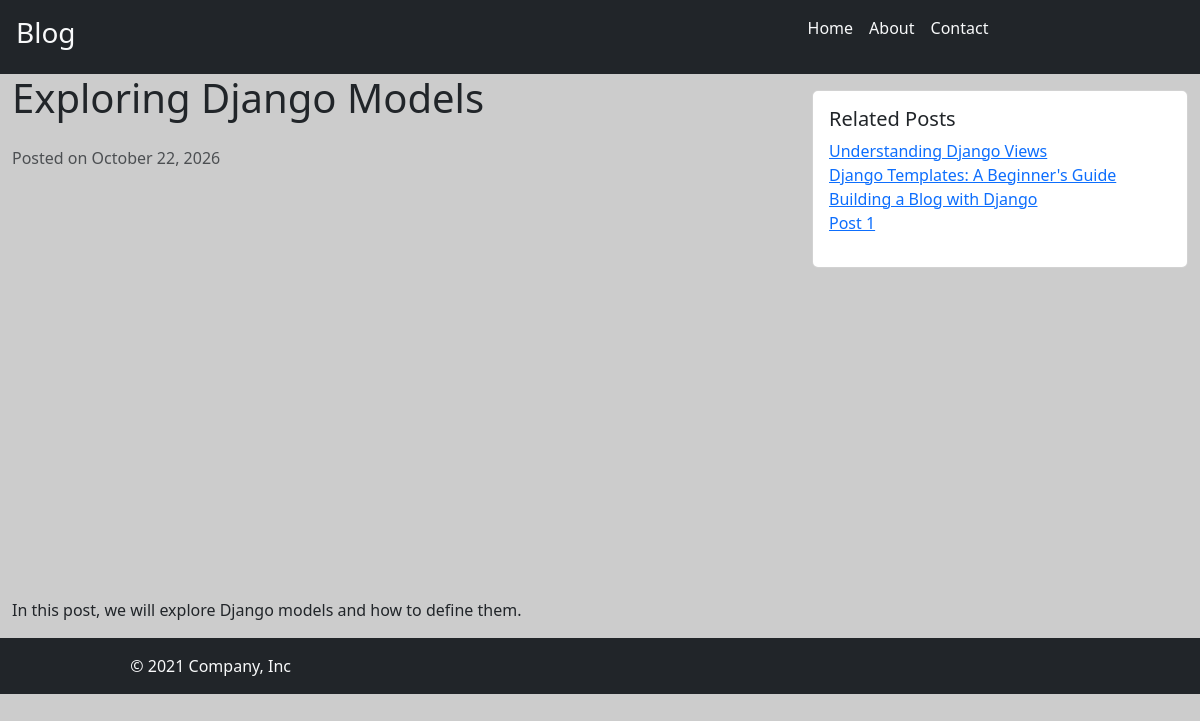
The app's page /blog/post/exploring-django-models/ with its own data.
### blog/models.py (models this page shows, shortened)
class Post(models.Model):
    title = models.CharField(max_length=100)
    content = models.TextField()
    img_url = models.URLField(blank=True, null=True)
    created_at = models.DateTimeField(auto_now_add=True)
    slug = models.SlugField(
        unique=True,
        blank=True,
        max_length=100
    )
    category = models.ForeignKey(category, on_delete=models.CASCADE)

### blog/views.py (the view)
# urls.py: path("post/<slug:slug>/",views.detail,name="detail"),
def detail(request, slug):
    try:
        posts = Post.objects.get(slug=slug)
        related_posts=Post.objects.filter(category=posts.category).exclude(pk=posts.pk)[:3]
    except Post.DoesNotExist:
        return render(request,'404.html', status=404,)
    return render(request,'detail.html', {'post': posts, 'related_posts': related_posts})

### blog/templates/detail.html
{% extends "base.html" %}
{% block content %}
    <div class="container-fluid ">
        <div class="row">
            <div class="col-lg-8">
              <h1 class="mb-4"> {{post.title}}  </h1>
              <p class="text-muted">Posted on {{ post.created_at|date:"F j, Y" }}</p>
              <img src="{{ post.img_url}}" class="img-fluid mb-4" alt="Blog Image">
              <p> {{post.content}} </p>
              </div>
            <div class="col-lg-4">
              <div class="card mt-3">
                <div class="card-body">
                  <h5 class="card-title">Related Posts</h5>
                  <ul class="list-unstyled">
                    {% for related_post in related_posts %}
                      <li><a href="{% url 'blog:detail' slug=related_post.slug %}">{{ related_post.title }}</a></li>
                    {% empty %}
                      <li>No related posts found.</li>
                    {% endfor %}
                    <li><a href="./detail.html">Post 1</a></li>
                  </ul>
                </div>
              </div>
            </div>
        </div>
    </div>
{% endblock content %}

### blog/static/style.css (style rules this page uses)
body { background-color: #cccccc; }

### records on screen
Post: title "Exploring Django Models", created_at "October 22, 2026", content "In this post, we will explore Django models and how to define them."
Post: title "Understanding Django Views"
Post: title "Django Templates: A Beginner's Guide"
Post: title "Building a Blog with Django"
